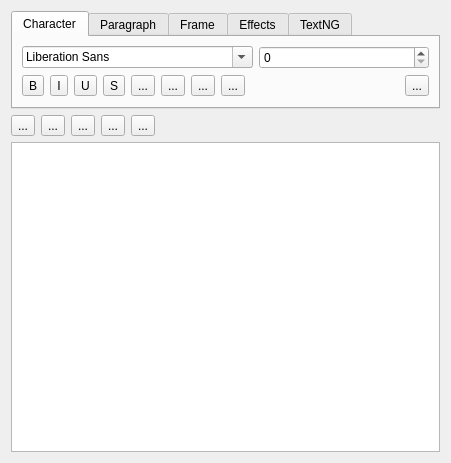
<?xml version="1.0" encoding="UTF-8"?>
<ui version="4.0">
 <class>WdgTextNGTextEditor</class>
 <widget class="QWidget" name="WdgTextNGTextEditor">
  <property name="geometry">
   <rect>
    <x>0</x>
    <y>0</y>
    <width>451</width>
    <height>463</height>
   </rect>
  </property>
  <property name="windowTitle">
   <string>Form</string>
  </property>
  <layout class="QVBoxLayout" name="verticalLayout_2">
   <item>
    <widget class="QTabWidget" name="tabWidget">
     <property name="sizePolicy">
      <sizepolicy hsizetype="Expanding" vsizetype="Minimum">
       <horstretch>0</horstretch>
       <verstretch>0</verstretch>
      </sizepolicy>
     </property>
     <property name="currentIndex">
      <number>0</number>
     </property>
     <widget class="QWidget" name="tabCharacter">
      <attribute name="title">
       <string>Character</string>
      </attribute>
      <layout class="QVBoxLayout" name="verticalLayout">
       <item>
        <layout class="QHBoxLayout" name="horizontalLayout_2">
         <item>
          <widget class="QFontComboBox" name="fontComboBox"/>
         </item>
         <item>
          <widget class="KisIntParseSpinBox" name="fontSize">
           <property name="sizePolicy">
            <sizepolicy hsizetype="Preferred" vsizetype="Fixed">
             <horstretch>0</horstretch>
             <verstretch>0</verstretch>
            </sizepolicy>
           </property>
          </widget>
         </item>
        </layout>
       </item>
       <item>
        <layout class="QHBoxLayout" name="horizontalLayout">
         <item>
          <widget class="QToolButton" name="bnBold">
           <property name="text">
            <string>B</string>
           </property>
           <property name="icon">
            <iconset theme="format-text-bold">
             <normaloff>.</normaloff>.</iconset>
           </property>
          </widget>
         </item>
         <item>
          <widget class="QToolButton" name="bnItalic">
           <property name="text">
            <string>I</string>
           </property>
           <property name="icon">
            <iconset theme="format-text-italic">
             <normaloff>.</normaloff>.</iconset>
           </property>
          </widget>
         </item>
         <item>
          <widget class="QToolButton" name="bnUnderline">
           <property name="text">
            <string>U</string>
           </property>
           <property name="icon">
            <iconset theme="format-text-underline">
             <normaloff>.</normaloff>.</iconset>
           </property>
          </widget>
         </item>
         <item>
          <widget class="QToolButton" name="bnStrikethrough">
           <property name="text">
            <string>S</string>
           </property>
           <property name="icon">
            <iconset theme="format-text-strikethrough">
             <normaloff>.</normaloff>.</iconset>
           </property>
          </widget>
         </item>
         <item>
          <widget class="QToolButton" name="bnSubscript">
           <property name="text">
            <string>...</string>
           </property>
           <property name="icon">
            <iconset theme="format-text-subscript">
             <normaloff>.</normaloff>.</iconset>
           </property>
          </widget>
         </item>
         <item>
          <widget class="QToolButton" name="bnSuperscript">
           <property name="text">
            <string>...</string>
           </property>
           <property name="icon">
            <iconset theme="format-text-superscript">
             <normaloff>.</normaloff>.</iconset>
           </property>
          </widget>
         </item>
         <item>
          <widget class="QToolButton" name="bnTextFgColor">
           <property name="text">
            <string>...</string>
           </property>
          </widget>
         </item>
         <item>
          <widget class="QToolButton" name="bnTextBgColor">
           <property name="text">
            <string>...</string>
           </property>
          </widget>
         </item>
         <item>
          <spacer name="horizontalSpacer">
           <property name="orientation">
            <enum>Qt::Horizontal</enum>
           </property>
           <property name="sizeHint" stdset="0">
            <size>
             <width>40</width>
             <height>20</height>
            </size>
           </property>
          </spacer>
         </item>
         <item>
          <widget class="QToolButton" name="bnCharSelect">
           <property name="text">
            <string>...</string>
           </property>
           <property name="icon">
            <iconset theme="shape-choose">
             <normaloff>.</normaloff>.</iconset>
           </property>
          </widget>
         </item>
        </layout>
       </item>
      </layout>
     </widget>
     <widget class="QWidget" name="tabParagraph">
      <attribute name="title">
       <string>Paragraph</string>
      </attribute>
      <layout class="QHBoxLayout" name="horizontalLayout_3">
       <item>
        <widget class="QToolButton" name="bnJustifyLeft">
         <property name="text">
          <string>...</string>
         </property>
         <property name="icon">
          <iconset theme="format-justify-left">
           <normaloff>.</normaloff>.</iconset>
         </property>
        </widget>
       </item>
       <item>
        <widget class="QToolButton" name="bnJustifyCenter">
         <property name="text">
          <string>...</string>
         </property>
         <property name="icon">
          <iconset theme="format-justify-center">
           <normaloff>.</normaloff>.</iconset>
         </property>
        </widget>
       </item>
       <item>
        <widget class="QToolButton" name="bnJustifyRight">
         <property name="text">
          <string>...</string>
         </property>
         <property name="icon">
          <iconset theme="format-justify-right">
           <normaloff>.</normaloff>.</iconset>
         </property>
        </widget>
       </item>
       <item>
        <widget class="QToolButton" name="bnJustifyFill">
         <property name="text">
          <string>...</string>
         </property>
         <property name="icon">
          <iconset theme="format-justify-fill">
           <normaloff>.</normaloff>.</iconset>
         </property>
        </widget>
       </item>
       <item>
        <widget class="QToolButton" name="bnIndentLess">
         <property name="text">
          <string>...</string>
         </property>
         <property name="icon">
          <iconset theme="format-text-indent-less">
           <normaloff>.</normaloff>.</iconset>
         </property>
        </widget>
       </item>
       <item>
        <widget class="QToolButton" name="bnIndentMore">
         <property name="text">
          <string>...</string>
         </property>
         <property name="icon">
          <iconset theme="format-indent-mode">
           <normaloff>.</normaloff>.</iconset>
         </property>
        </widget>
       </item>
       <item>
        <spacer name="horizontalSpacer_2">
         <property name="orientation">
          <enum>Qt::Horizontal</enum>
         </property>
         <property name="sizeHint" stdset="0">
          <size>
           <width>40</width>
           <height>20</height>
          </size>
         </property>
        </spacer>
       </item>
      </layout>
     </widget>
     <widget class="QWidget" name="tabFrame">
      <attribute name="title">
       <string>Frame</string>
      </attribute>
     </widget>
     <widget class="QWidget" name="tabEffects">
      <attribute name="title">
       <string>Effects</string>
      </attribute>
     </widget>
     <widget class="QWidget" name="tabTextNG">
      <attribute name="title">
       <string>TextNG</string>
      </attribute>
     </widget>
    </widget>
   </item>
   <item>
    <layout class="QHBoxLayout" name="horizontalLayout_4">
     <item>
      <widget class="QToolButton" name="bnUndo">
       <property name="toolTip">
        <string>Undo</string>
       </property>
       <property name="text">
        <string>...</string>
       </property>
      </widget>
     </item>
     <item>
      <widget class="QToolButton" name="bnRedo">
       <property name="toolTip">
        <string>Redo</string>
       </property>
       <property name="text">
        <string>...</string>
       </property>
      </widget>
     </item>
     <item>
      <widget class="QToolButton" name="bnCopy">
       <property name="toolTip">
        <string>Copy</string>
       </property>
       <property name="text">
        <string>...</string>
       </property>
      </widget>
     </item>
     <item>
      <widget class="QToolButton" name="bnCut">
       <property name="toolTip">
        <string>Cut</string>
       </property>
       <property name="text">
        <string>...</string>
       </property>
      </widget>
     </item>
     <item>
      <widget class="QToolButton" name="bnPaste">
       <property name="toolTip">
        <string>Paste</string>
       </property>
       <property name="text">
        <string>...</string>
       </property>
      </widget>
     </item>
     <item>
      <spacer name="horizontalSpacer_3">
       <property name="orientation">
        <enum>Qt::Horizontal</enum>
       </property>
       <property name="sizeHint" stdset="0">
        <size>
         <width>40</width>
         <height>17</height>
        </size>
       </property>
      </spacer>
     </item>
    </layout>
   </item>
   <item>
    <widget class="QTextEdit" name="textEdit">
     <property name="sizePolicy">
      <sizepolicy hsizetype="Expanding" vsizetype="MinimumExpanding">
       <horstretch>0</horstretch>
       <verstretch>0</verstretch>
      </sizepolicy>
     </property>
    </widget>
   </item>
  </layout>
 </widget>
 <customwidgets>
  <customwidget>
   <class>KisIntParseSpinBox</class>
   <extends>QSpinBox</extends>
   <header>kis_int_parse_spin_box.h</header>
  </customwidget>
 </customwidgets>
 <resources/>
 <connections/>
</ui>
